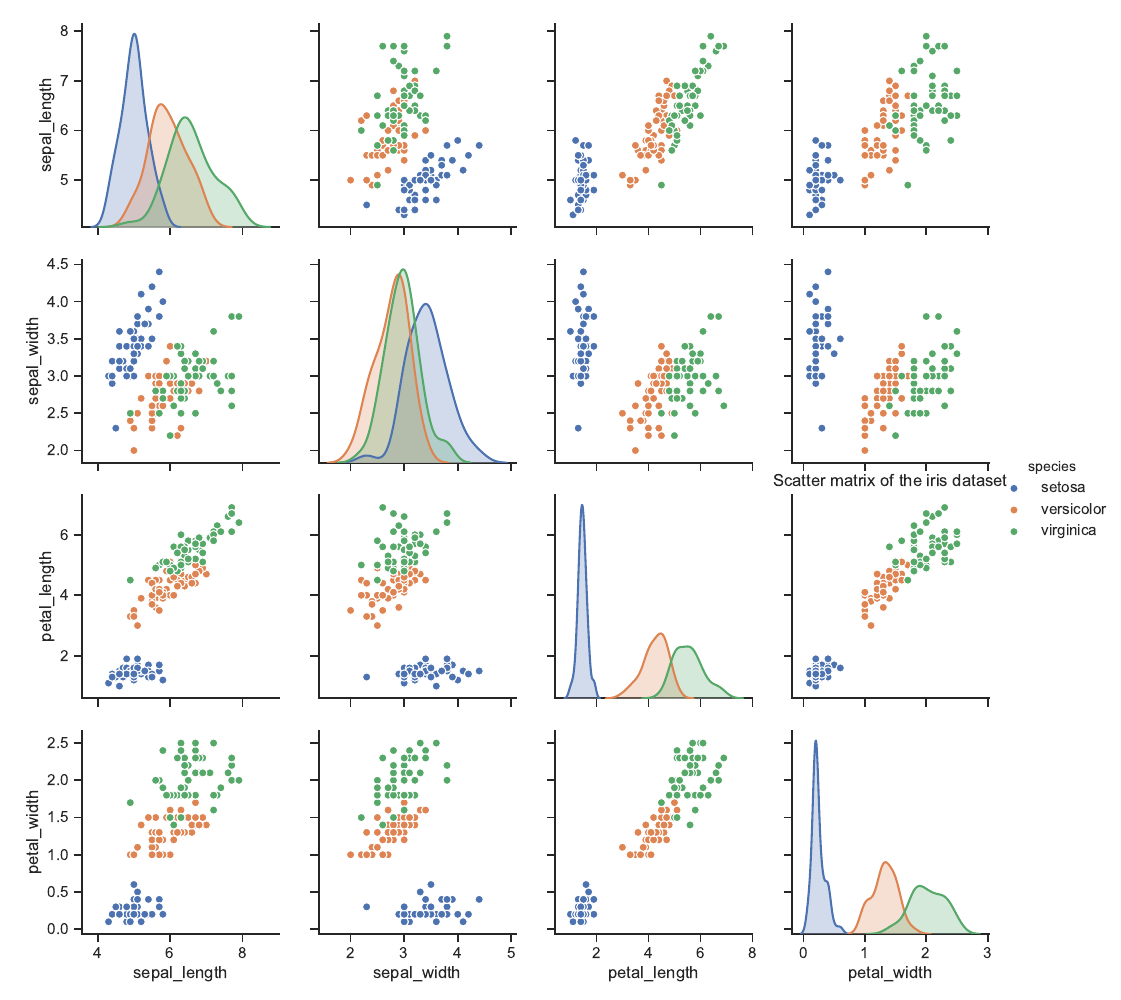

Write Python code to recreate this figure.
import ipdb
import matplotlib.pyplot as plt
import seaborn as sns
sns.set(style="ticks")

# load the dataset
df = sns.load_dataset("iris")

# pairplot is the name of the seaborn function
# to plot the scatter matrix
sns.pairplot(df, hue="species")
# ipdb.set_trace()


title = 'Scatter matrix of the iris dataset'
file = 'iris_scatter_matrix.pdf'
plt.title(title)
plt.savefig(file)
